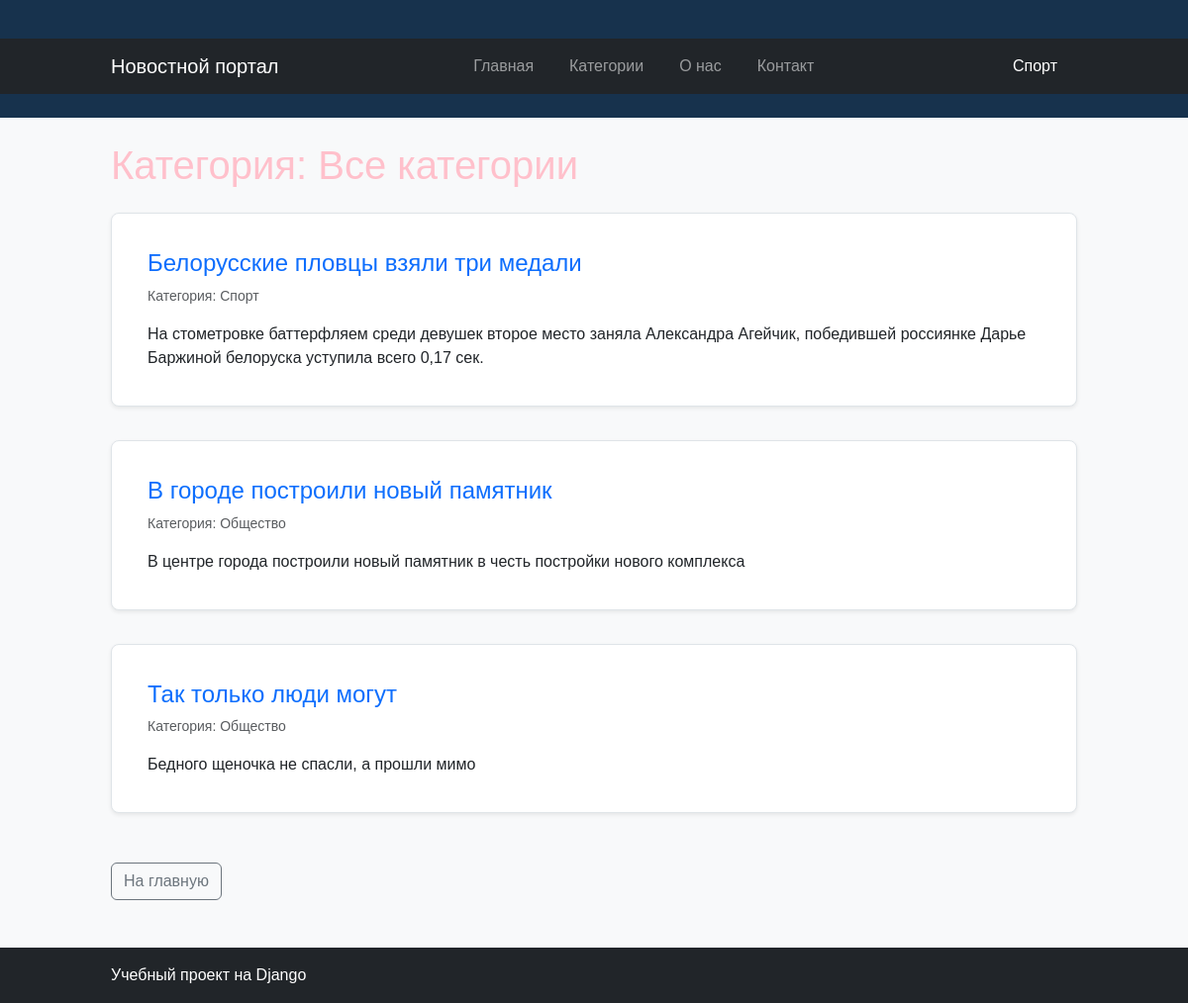
The page /category/ on the database its author committed.
### news/models.py (models this page shows, shortened)
class Article(models.Model):
    title = models.CharField(
        max_length=200,
        verbose_name="Заголовок",
    )
    content = models.TextField(
        verbose_name="Текст новости",
    )
    created_at = models.DateTimeField(
        auto_now_add=True,
        verbose_name="Дата создания",
    )
    is_published = models.BooleanField(
        default=False,
        verbose_name="Опубликована",
    )
    author = models.CharField(
        max_length=100,
        default="Редакция",
        verbose_name="Автор",
    )
    category = models.CharField(
        max_length=100,
        default="Общее",
        verbose_name="Категория",
    )

### news/views.py (the view)
# urls.py: path('category/', views.category, name='category'),
def category(request, category_name=None):
    if category_name is None:
        articles = Article.objects.filter(
            is_published=True
        ).order_by("-created_at")
        category_name = "Все категории"
    else:
        articles = Article.objects.filter(
            is_published=True,
            category__iexact=category_name,
        ).order_by("-created_at")
    context = {
        "articles": articles,
        "category_name": category_name,
    }
    return render(
        request,
        "news/category.html",
        context,
    )

### news/templates/news/category.html (shortened to what this page needs)
{% extends "news/base.html" %}
{% block content %}
<h1 class="mb-4">
    Категория: {{ category_name }}
</h1>
<div class="row">
    {% for article in articles %}
        <div class="col-12 mb-3">
            <div class="card shadow-sm">
                <div class="card-body">
                    <h2 class="h4 card-title">
                        <a
                            href="{% url 'article_detail' article_id=article.id %}"
                            class="text-decoration-none"
                        >
                            {{ article.title }}
                        </a>
                    </h2>
                    <p class="text-muted small">
                        Категория: {{ article.category }}
                    </p>
                    <p class="card-text">
                        {{ article.content|truncatewords:25 }}
                    </p>
                </div>
            </div>
        </div>
    {% empty %}
        <div class="col-12">
            <div class="alert alert-info">
                В этой категории пока нет опубликованных новостей.
            </div>
        </div>
    {% endfor %}
</div>
<a href="{% url 'home' %}" class="btn btn-outline-secondary mt-3">
    На главную
</a>
{% endblock %}

### news/static/news/style.css (style rules this page uses)
body { margin: 0; background-color: #f3f5f7; color: #263238; font-family: Arial, sans-serif; }
h1 { color: pink; }
h2 { color: pink; }
.card { background-color: white; padding: 20px; margin-bottom: 18px; border-radius: 8px; border: 1px solid #dfe4e8; }
.card h2 { margin-top: 0; color: #17324d; }

### rows shown on the page
Article: title "Белорусские пловцы взяли три медали", category "Спорт", content "На стометровке баттерфляем среди девушек второе место заняла Александра Агейчик, победившей россиянке Дарье Баржиной белоруска уступила всего 0,17 сек."
Article: title "В городе построили новый памятник", category "Общество", content "В центре города построили новый памятник в честь постройки нового комплекса"
Article: title "Так только люди могут", category "Общество", content "Бедного щеночка не спасли, а прошли мимо"

### other values the page prints
{{ category_name }} "Все категории"
